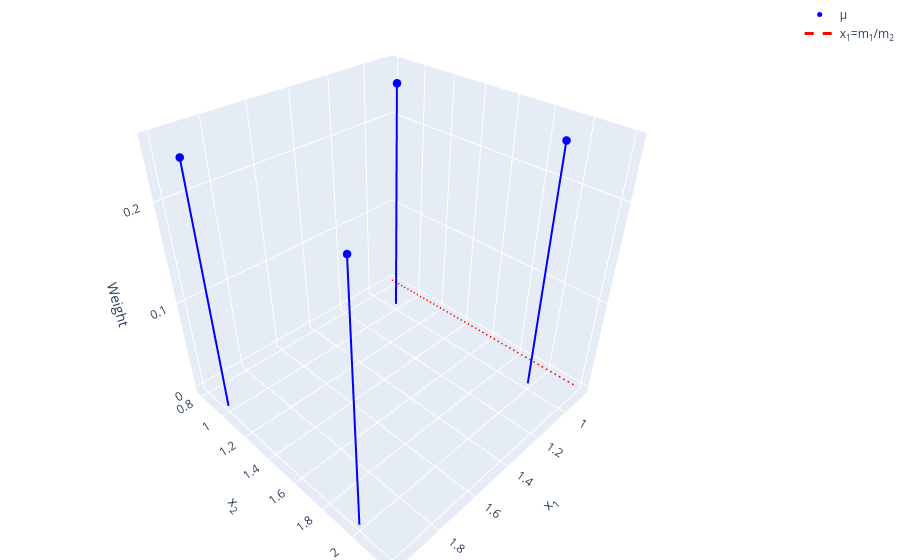

The notebook cell this image was saved under:
### Code cell
plot_atomic_measure_3d(mu_norm, mean = mean)

### Figure 1 — Plotly figure (JSON) as saved in the notebook; plotly's stock layout.template omitted (floating-point values rounded to 4 significant figures)
{"data": [{"marker": {"color": "blue", "size": 5}, "mode": "markers", "name": "μ", "type": "scatter3d", "x": [1, 2, 1, 2], "y": [1, 1, 2, 2], "z": [0.25, 0.25, 0.25, 0.25]}, {"line": {"color": "blue", "width": 4}, "mode": "lines", "showlegend": false, "type": "scatter3d", "x": [1, 1], "y": [1, 1], "z": [0, 0.25]}, {"line": {"color": "blue", "width": 4}, "mode": "lines", "showlegend": false, "type": "scatter3d", "x": [2, 2], "y": [1, 1], "z": [0, 0.25]}, {"line": {"color": "blue", "width": 4}, "mode": "lines", "showlegend": false, "type": "scatter3d", "x": [1, 1], "y": [2, 2], "z": [0, 0.25]}, {"line": {"color": "blue", "width": 4}, "mode": "lines", "showlegend": false, "type": "scatter3d", "x": [2, 2], "y": [2, 2], "z": [0, 0.25]}, {"line": {"color": "red", "dash": "dash", "width": 3}, "mode": "lines", "name": "x<sub>1</sub>=m<sub>1</sub>/m<sub>2</sub>", "type": "scatter3d", "x": [0.8667, 0.8667], "y": [0.8, 2.2], "z": [0, 0]}, {"mode": "text", "showlegend": false, "text": ["x<sub>1</sub>=m<sub>1</sub>/m<sub>2</sub>"], "textfont": {"color": "red", "size": 14}, "textposition": "middle right", "type": "scatter3d", "x": [0.8667], "y": [1.5], "z": [0.01]}], "layout": {"margin": {"b": 0, "l": 0, "r": 0, "t": 0}, "scene": {"xaxis": {"title": {"text": "x<sub>1</sub>"}}, "yaxis": {"title": {"text": "x<sub>2</sub>"}}, "zaxis": {"title": {"text": "Weight"}}}, "showlegend": true}}
